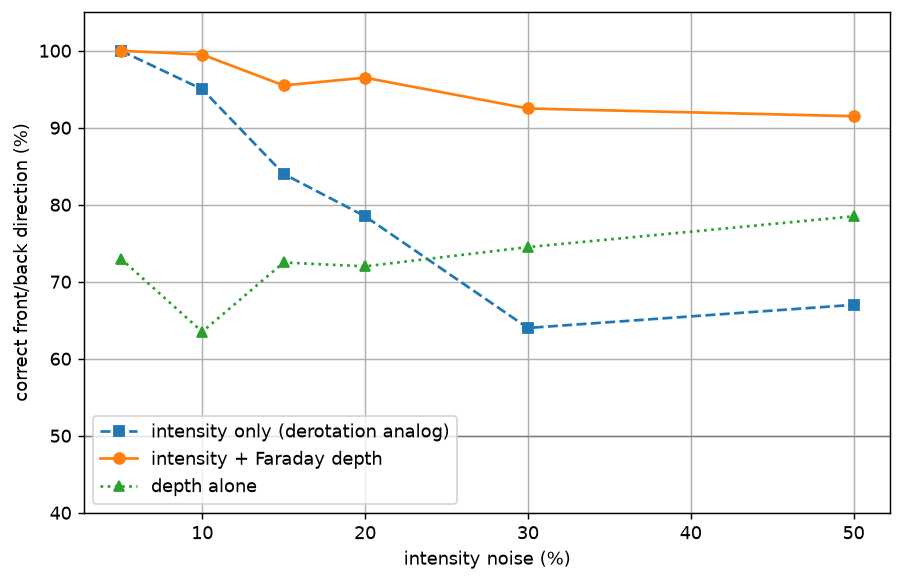

Write Python code to recreate this figure.
import sys
import numpy as np
import matplotlib
matplotlib.use('Agg')
import matplotlib.pyplot as plt

OBS_FILE = sys.argv[1] if len(sys.argv) > 1 else 'observation.npz'
tab = np.load('obs_table.npz')
obs = np.load(OBS_FILE)

OMEGA = 1.0/8.0**1.5
SIGMA_DCHI = np.radians(1.5)
NBOOT = 200
SIGMAS_I = [0.05, 0.10, 0.15, 0.20, 0.30, 0.50]

def wrap_diff(d):
    return (d + np.pi/2) % np.pi - np.pi/2
def ext(c):
    return np.append(c, c[0])

phis_e = np.append(tab['phis'], tab['phis'][0] + 2*np.pi)
I_e = ext(tab['I'])
Q230_e, U230_e = ext(tab['Q230']), ext(tab['U230'])
Q213_e, U213_e = ext(tab['Q213']), ext(tab['U213'])

t = obs['t']
I_clean, dchi_clean = obs['I_clean'], obs['dchi_clean']
s_true = int(obs['s_true'])

phi0_grid = np.linspace(0, 2*np.pi, 128, endpoint=False)
models = {}
for s in [1, -1]:
    for phi0 in phi0_grid:
        phi = (s*OMEGA*t + phi0) % (2*np.pi)
        I_m = np.interp(phi, phis_e, I_e)
        dchi_m = wrap_diff(0.5*np.arctan2(np.interp(phi, phis_e, U213_e),
                                          np.interp(phi, phis_e, Q213_e))
                         - 0.5*np.arctan2(np.interp(phi, phis_e, U230_e),
                                          np.interp(phi, phis_e, Q230_e)))
        models[(s, phi0)] = (I_m, dchi_m)

def run_fit(I_d, dchi_d, sig_I, use_I, use_dchi):
    best, chi2_s = None, {1: np.inf, -1: np.inf}
    for (s, phi0), (I_m, dchi_m) in models.items():
        chi2 = 0.0
        if use_I:
            F = np.sum(I_d*I_m)/np.sum(I_m**2)
            sigma = sig_I * np.maximum(F*I_m, 1e-3*np.max(np.abs(F*I_m)))
            chi2 += np.sum(((I_d - F*I_m)/sigma)**2)   # model-based weighting
        if use_dchi:
            chi2 += np.sum((wrap_diff(dchi_d - dchi_m)/SIGMA_DCHI)**2)
        chi2_s[s] = min(chi2_s[s], chi2)
        if best is None or chi2 < best[0]:
            best = (chi2, s)
    return (best[1] == s_true), abs(chi2_s[1] - chi2_s[-1])

rng = np.random.default_rng(11)
curves = {1: [], 2: [], 3: []}
print(f"data file: {OBS_FILE}")
for sig_I in SIGMAS_I:
    ok = {1: 0, 2: 0, 3: 0}; g = {1: [], 2: [], 3: []}
    for b in range(NBOOT):
        I_d = I_clean*(1 + sig_I*rng.standard_normal(len(t)))
        dchi_d = dchi_clean + np.radians(np.sqrt(2)*1.0)*rng.standard_normal(len(t))
        for m, (uI, ud) in {1: (True, False), 2: (True, True), 3: (False, True)}.items():
            c, gap = run_fit(I_d, dchi_d, sig_I, uI, ud)
            ok[m] += c; g[m].append(gap)
    for m in [1, 2, 3]:
        curves[m].append(100.0*ok[m]/NBOOT)
    print(f"sigma_I={sig_I:.2f}:  M1 {curves[1][-1]:5.1f}%  M2 {curves[2][-1]:5.1f}%  "
          f"M3 {curves[3][-1]:5.1f}%   (median dchi2: {np.median(g[1]):.1f} / {np.median(g[2]):.1f} / {np.median(g[3]):.1f})")

i15, i20 = SIGMAS_I.index(0.15), SIGMAS_I.index(0.20)
p1 = curves[2][i15] >= 90.0 and curves[2][i20] >= 90.0
p2 = (curves[2][i20] - curves[1][i20]) >= 10.0
print("\ncheck (M2 >= 90% at 15% and 20% noise):     ", "PASS" if p1 else "FAIL")
print("check (M2 beats M1 by >= 10 pts at 20%):    ", "PASS" if p2 else "FAIL")
print("OVERALL:", "PASS" if (p1 and p2) else "FAIL")

plt.figure(figsize=(8, 5))
labels = {1: 'intensity only (derotation analog)', 2: 'intensity + Faraday depth', 3: 'depth alone'}
for m, style in [(1, 's--'), (2, 'o-'), (3, '^:')]:
    plt.plot(100*np.array(SIGMAS_I), curves[m], style, label=labels[m])
plt.axhline(50, color='gray', lw=0.8)
plt.xlabel('intensity noise (%)'); plt.ylabel('correct front/back direction (%)')
plt.ylim(40, 105); plt.legend(); plt.grid(True)
out = 'depth_sweep2.png' if OBS_FILE == 'observation.npz' else 'depth_sweep2_decoupled.png'
plt.savefig(out, dpi=130, bbox_inches='tight')
print(f"saved {out}")
